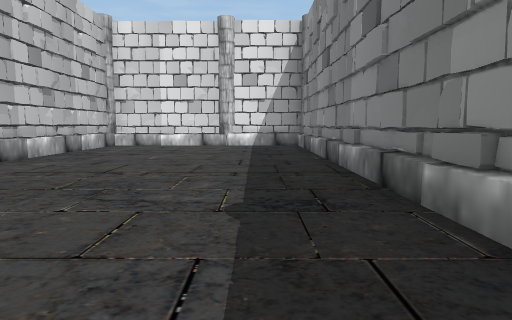
View 1 (above)

17 first-person views from a walk through a Unity game level. The camera is 1.2 m above the floor, tilts 6° down and sees 75° across. The floor is counted in squares, 2 m on a side. Each view is taken from the middle of a square. On the plan, view 1 faces up. The plan holds only what a view shows up to about 10 squares ahead; the rest is blank.

View 2
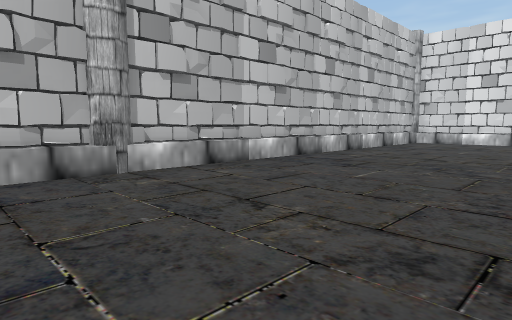

View 3
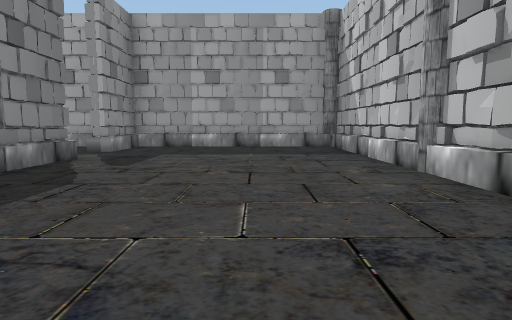

View 4
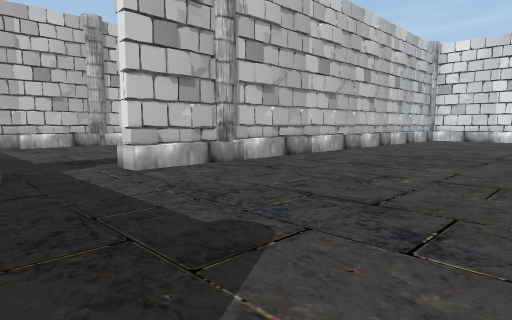

View 5
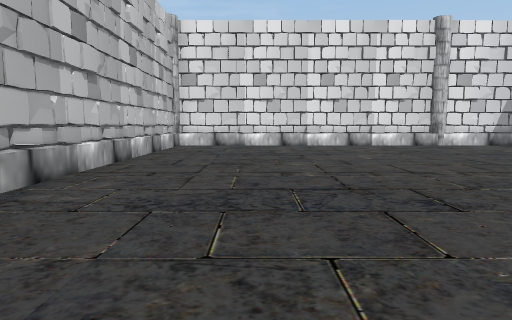

View 6
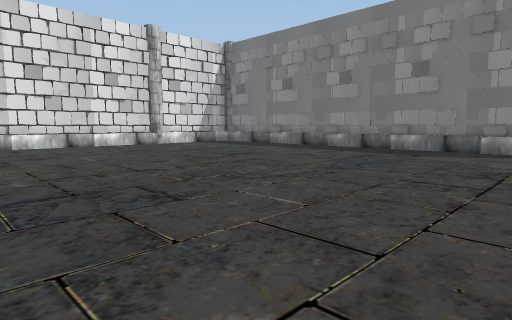

View 7
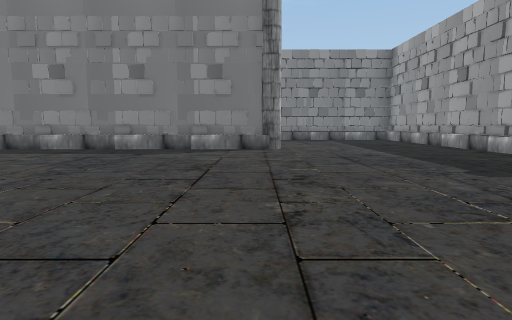

View 8
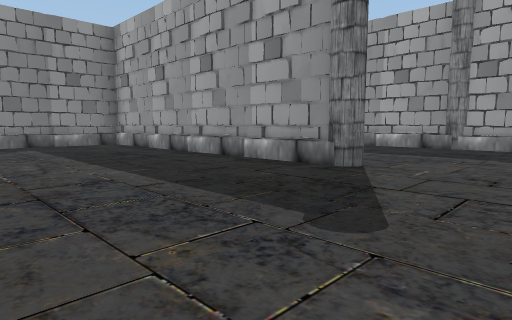

View 9
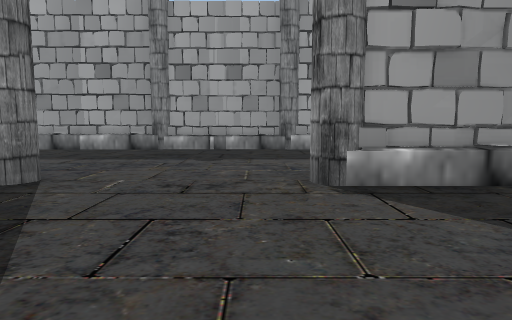

View 10
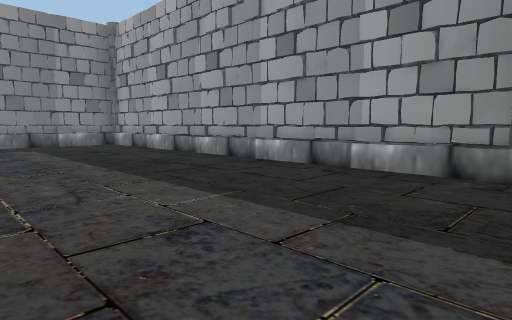

View 11
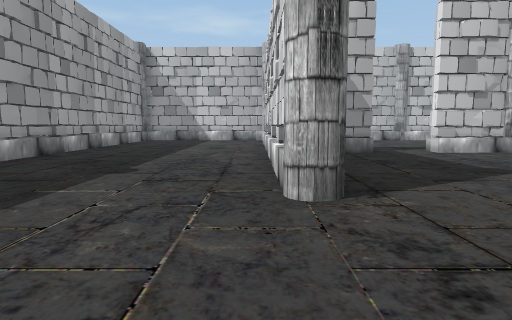

View 12
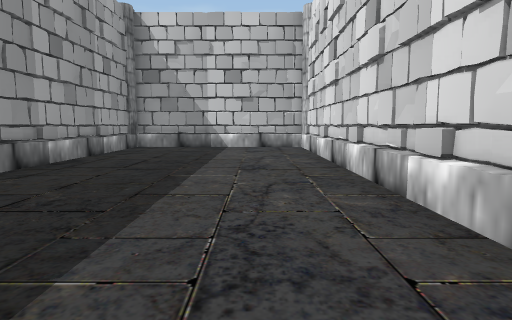

View 13
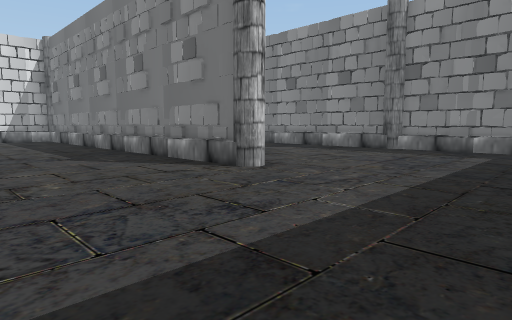

View 14
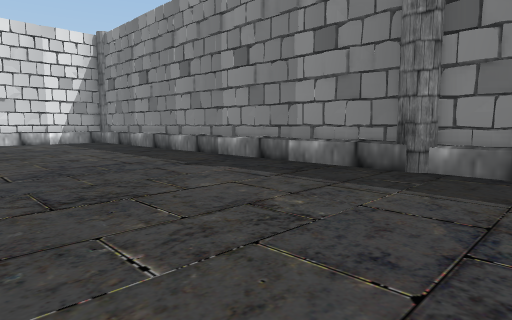

View 15
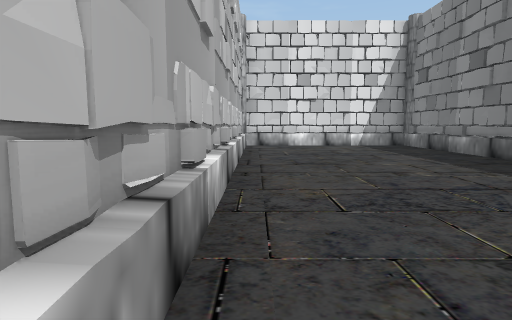

View 16
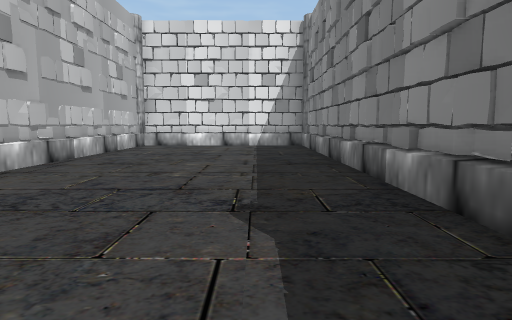

View 17
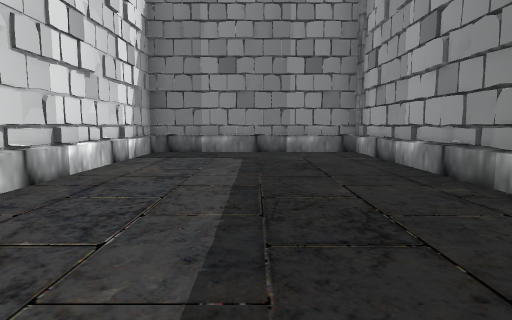

### Floor plan
Points are (right, up) in squares from view 1. A wall is a line through its corners. A room is listed if a view was taken in it or the views show most of it. See-through windows are left out.
Room 1 (views 1, 2, 3)
walls: (-4.3, 3.8) (-4.2, 3); (-4.3, 1.1) (-4.1, -0.3); (-4.3, 5.7) (-4.2, 5); (1.4, 1.5) (1.4, 9.9) (-4.1, 9.9); (-4.1, 7) (-4.3, 5.4); (1.4, -2.1) (1.4, -0.1); (-3.2, 9.9) (-4.1, 9.8) (-4.3, 8.7); (-3.2, 9.9) (-4.1, 10); (-4.2, 9.8) (-4.2, -5.3) (1.4, -5.3) (1.4, -3.5); (0.3, 9.8) (-1.4, 10); (1.1, 10) (-0.9, 9.8); (-1.8, -5.4) (-1.2, -5.3); (0.1, -5.4) (0.8, -5.3)
ways out: opening at (1, -3) to room 2
Room 2 (views 4, 5, 6, 7, 8, 9, 10, 11, 12, 13, 14, 15, 16, 17)
walls: (12.4, -0.4) (12.4, 6.9); (12.4, 0.1) (12.3, 0.7); (9.6, -5.3) (10.8, -5.4); (9.6, -5.3) (16.9, -5.3); (12.3, 1.9) (12.4, 2.7); (10, -5.4) (10.6, -5.4); (12.4, 2) (12.3, 2.6); (11.9, -5.4) (12.6, -5.4); (12.3, 3.8) (12.4, 4.7); (12.4, 4) (12.3, 4.6); (4.6, -5.6) (3.6, -5.6); (13.8, -5.4) (14.5, -5.4); (3.5, -5.6) (-4.2, -5.6) (-4.2, -10.4) (3.5, -10.4); (1.8, -0.4) (1.6, -1.3); (12.6, 5.6) (12.6, 5); (12.4, 5.8) (12.3, 6.6); (1.6, 1) (1.8, -0.7); (1.7, 1.9) (1.2, 1.9); (2.4, -5.3) (6.1, -5.3); (1.4, -3.5) (1.7, -3.5) (1.7, -4.1); (15.8, -5.4) (16.5, -5.3); (15.7, -5.6) (15.1, -5.7); (17.3, -0.4) (17.5, 0.8); (2, -5.6) (1.2, -5.7); (17.5, 0) (17.4, 0.7); (17.5, 1.9) (17.4, 2.6); (9.3, -10.2) (10.6, -10.4); (17.5, -4.8) (17.5, 10) (16.7, 9.9); (9.4, -10.4) (19.4, -10.4) (19.6, -9.4); (9.6, -10.4) (10.4, -10.3); (6.4, -10.4) (7.2, -10.3); (17.6, -5.6) (16.9, -5.7); (6.3, -10.4) (9.3, -10.4); (11.7, -10.4) (12.3, -10.3); (17.5, 3.9) (17.4, 4.5); (5.6, -10.4) (6.1, -10.4); (1.8, 7) (1.6, 4.8); (9.4, 9.8) (8.2, 10); (17.5, 5.7) (17.4, 6.5); (9, 10) (8.4, 9.9); (7.1, 9.9) (6.5, 9.9); (11.7, 9.9) (1.8, 9.9) (1.6, 8.7); (11.4, 10) (10.5, 9.9); (15.5, -10.4) (16.3, -10.3); (12.6, 9.9) (12.6, 0.4); (5.1, 9.8) (4.4, 9.9); (5.1, 9.9) (4.5, 9.9); (13.5, 10) (12.7, 9.9) (12.6, 8.7); (19.6, -6.5) (19.5, -5.6) (14.9, -5.6); (15.4, 10) (14.8, 9.9); (17.7, -10.4) (18.5, -10.3); (0.2, -10.4) (0.8, -10.3); (19.6, -8.4) (19.5, -7.8); (1.6, 9.9) (1.7, -2) (1.4, -2.1); (17.5, 9.9) (12.7, 9.9); (19.5, -10.4) (19.5, -5.6); (-1.8, -10.4) (-1.1, -10.3); (-4.3, -8.6) (-4.2, -9.5)
low walls: (6.1, -5.6) (5.4, -5.6)
ways out: opening at (1, -3) to room 1

Where each view was taken, in squares from view 1:
view 1: 0 up, 0 right, facing up
view 2: 2 down, 0 right, facing up-left
view 3: 4 up, 2 left, facing down
view 4: 4 down, 6 right, facing up-left
view 5: 0 up, 4 right, facing up
view 6: 0 up, 4 right, facing up-right
view 7: 0 up, 4 right, facing right
view 8: 1 down, 7 right, facing down-right
view 9: 2 down, 7 right, facing down
view 10: 6 down, 9 right, facing down-right
view 11: 6 down, 9 right, facing left
view 12: 7 down, 5 right, facing left
view 13: 4 down, 9 right, facing up-right
view 14: 2 down, 13 right, facing up-right
view 15: 0 up, 13 right, facing up
view 16: 0 up, 16 right, facing up
view 17: 8 down, 12 right, facing right
